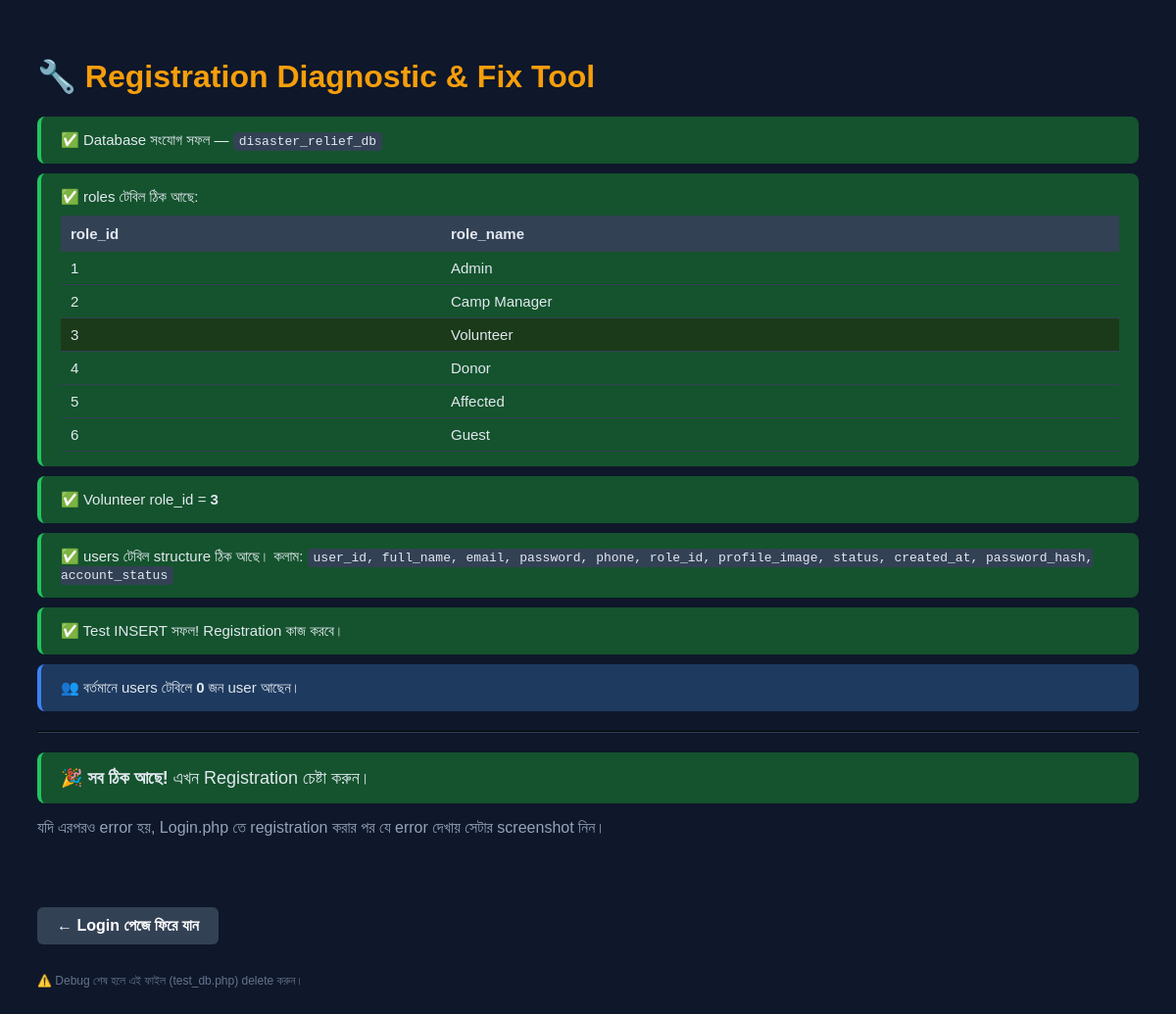
The page /test_db.php on the database as committed earlier.
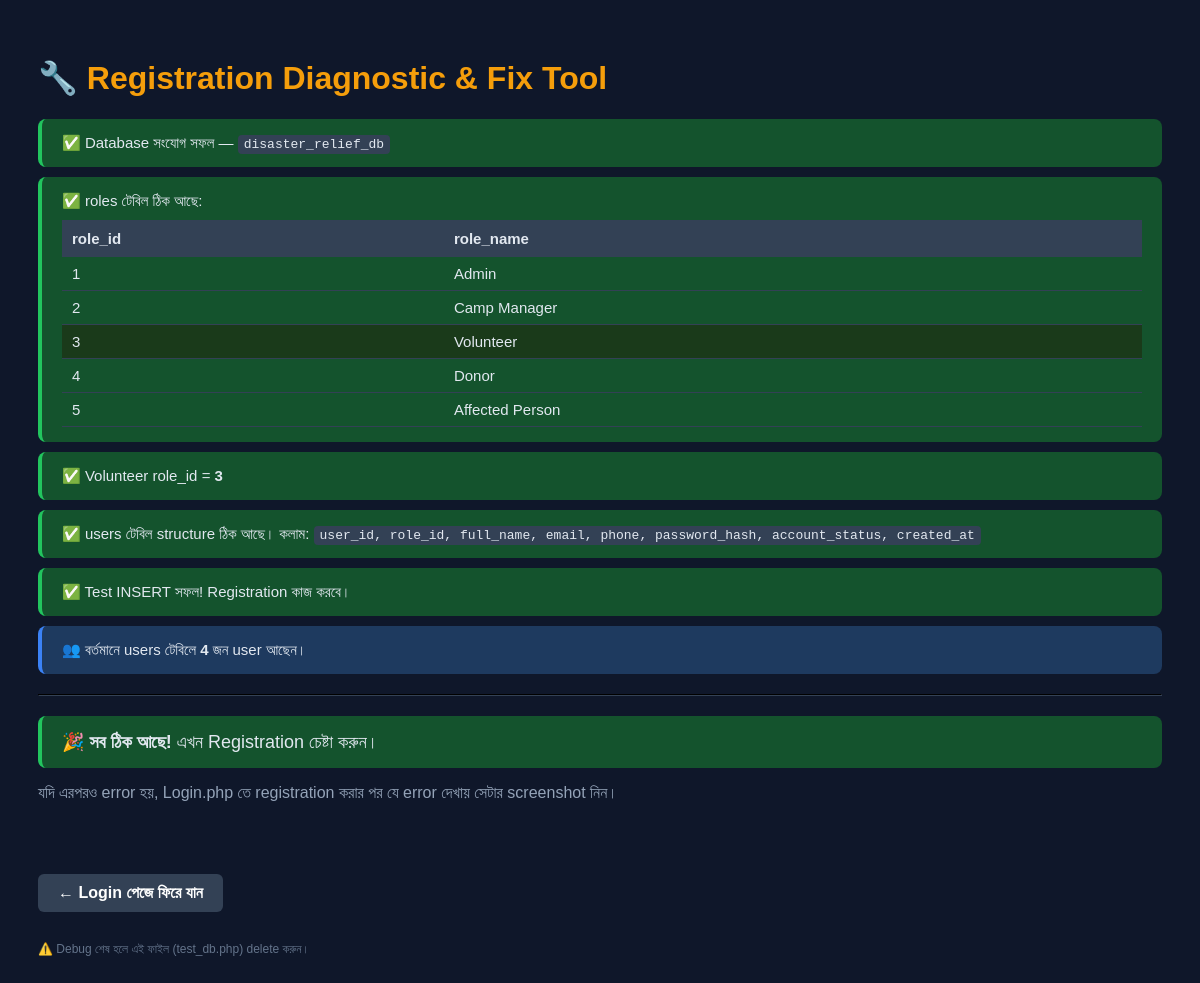
The same page on the database as committed later.
### tables this page shows
CREATE TABLE roles (
    role_id INT AUTO_INCREMENT PRIMARY KEY,
    role_name VARCHAR(50) NOT NULL UNIQUE
);

### test_db.php (the view, shortened to what this page needs)
<?php
require_once 'db_connect.php';
?>
<!DOCTYPE html>
<html lang="bn">
<head>
</head>
<body>
<h1>🔧 Registration Diagnostic & Fix Tool</h1>
<?php
$all_ok = true;
echo "<div class='box ok'>✅ Database সংযোগ সফল — <code>disaster_relief_db</code></div>";
$r = $conn->query("SELECT role_id, role_name FROM roles ORDER BY role_id");
if (!$r || $r->num_rows === 0) {
    $all_ok = false;
    echo "<div class='box fail'>❌ <strong>roles টেবিল খালি বা নেই!</strong><br>
    সমাধান: নিচের বাটনে ক্লিক করুন অথবা phpMyAdmin এ <code>database.sql</code> import করুন।</div>";
    if (isset($_GET['fix'])) {
        $conn->query("INSERT IGNORE INTO roles (role_name) VALUES ('Admin'),('Camp Manager'),('Volunteer'),('Donor'),('Affected Person')");
        echo "<div class='box ok'>✅ roles টেবিল fix করা হয়েছে! পেজ রিলোড করুন।</div>";
    }
} else {
    echo "<div class='box ok'>✅ roles টেবিল ঠিক আছে:<br><table><tr><th>role_id</th><th>role_name</th></tr>";
    while ($row = $r->fetch_assoc()) {
        $hi = ($row['role_name'] === 'Volunteer') ? " style='background:#1a3a1a'" : "";
        echo "<tr$hi><td>{$row['role_id']}</td><td>{$row['role_name']}</td></tr>";
    }
    echo "</table></div>";
}
$vr = $conn->query("SELECT role_id FROM roles WHERE role_name='Volunteer' LIMIT 1");
if (!$vr || $vr->num_rows === 0) {
    $all_ok = false;
    echo "<div class='box fail'>❌ <strong>'Volunteer' role পাওয়া যায়নি!</strong><br>Fix বাটনে ক্লিক করুন।</div>";
} else {
    $vid = $vr->fetch_assoc()['role_id'];
    echo "<div class='box ok'>✅ Volunteer role_id = <strong>$vid</strong></div>";
}
$cols = $conn->query("SHOW COLUMNS FROM users");
if (!$cols) {
    $all_ok = false;
    echo "<div class='box fail'>❌ <strong>users টেবিল নেই!</strong> database.sql import করুন।</div>";
} else {
    $col_names = [];
    while ($c = $cols->fetch_assoc()) $col_names[] = $c['Field'];
    $required = ['user_id','role_id','full_name','email','password_hash','account_status'];
    $missing = array_diff($required, $col_names);
    if ($missing) {
        $all_ok = false;
        echo "<div class='box fail'>❌ users টেবিলে এই কলামগুলো নেই: <code>" . implode(', ', $missing) . "</code></div>";
    } else {
        echo "<div class='box ok'>✅ users টেবিল structure ঠিক আছে। কলাম: <code>" . implode(', ', $col_names) . "</code></div>";
    }
}
$conn->begin_transaction();
$test = $conn->query("INSERT INTO users (role_id, full_name, email, password_hash, account_status)
                      VALUES (3, 'Diag Test', 'diag_delete_me@test.com', 'x', 'Pending')");
if ($test) {
    $conn->rollback();
    echo "<div class='box ok'>✅ Test INSERT সফল! Registration কাজ করবে।</div>";
}
$uc = $conn->query("SELECT COUNT(*) as c FROM users");
if ($uc) {
    $cnt = $uc->fetch_assoc()['c'];
    echo "<div class='box info'>👥 বর্তমানে users টেবিলে <strong>$cnt</strong> জন user আছেন।</div>";
}
echo "<hr style='border-color:#334155;margin:20px 0'>";
if ($all_ok) {
    echo "<div class='box ok' style='font-size:18px'>🎉 <strong>সব ঠিক আছে!</strong> এখন Registration চেষ্টা করুন।</div>";
    echo "<p style='color:#94a3b8'>যদি এরপরও error হয়, Login.php তে registration করার পর যে error দেখায় সেটার screenshot নিন।</p>";
} else {
    echo "<div class='box fail' style='font-size:18px'>🚨 <strong>সমস্যা পাওয়া গেছে!</strong> উপরের Fix বাটনে ক্লিক করুন।</div>";
    echo "<a class='btn' href='?fix=1'>⚡ Auto Fix করুন</a>";
}
?>
<br><br>
<a class="btn" href="Login.php" style="background:#334155;color:white">← Login পেজে ফিরে যান</a>
<p style="color:#64748b;font-size:12px;margin-top:30px">⚠️ Debug শেষ হলে এই ফাইল (test_db.php) delete করুন।</p>
</body>
</html>

Rows that differ between the two databases and show on the page:
removed roles: role_id "6", role_name "Guest"
changed roles id 5: role_name "Affected" → "Affected Person"
Other text that changed with them:
implode(', ', $col_names): "user_id, full_name, email, password, phone, role_id, profile_image, status, created_at, password_hash, account_status" → "user_id, role_id, full_name, email, phone, password_hash, account_status, created_at"
$cnt: "0" → "4"
